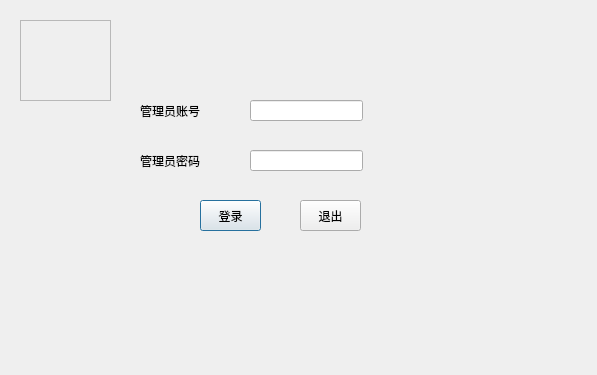
<?xml version="1.0" encoding="UTF-8"?>
<ui version="4.0">
 <class>Admin</class>
 <widget class="QDialog" name="Admin">
  <property name="geometry">
   <rect>
    <x>0</x>
    <y>0</y>
    <width>597</width>
    <height>375</height>
   </rect>
  </property>
  <property name="windowTitle">
   <string>Dialog</string>
  </property>
  <widget class="QPushButton" name="btn_Login">
   <property name="geometry">
    <rect>
     <x>200</x>
     <y>200</y>
     <width>61</width>
     <height>31</height>
    </rect>
   </property>
   <property name="text">
    <string>登录</string>
   </property>
  </widget>
  <widget class="QPushButton" name="btn_Exe">
   <property name="geometry">
    <rect>
     <x>300</x>
     <y>200</y>
     <width>61</width>
     <height>31</height>
    </rect>
   </property>
   <property name="text">
    <string>退出</string>
   </property>
  </widget>
  <widget class="QLineEdit" name="edt_User">
   <property name="geometry">
    <rect>
     <x>250</x>
     <y>100</y>
     <width>113</width>
     <height>21</height>
    </rect>
   </property>
  </widget>
  <widget class="QLineEdit" name="edt_Pss">
   <property name="geometry">
    <rect>
     <x>250</x>
     <y>150</y>
     <width>113</width>
     <height>21</height>
    </rect>
   </property>
  </widget>
  <widget class="QLabel" name="label">
   <property name="geometry">
    <rect>
     <x>140</x>
     <y>100</y>
     <width>81</width>
     <height>21</height>
    </rect>
   </property>
   <property name="text">
    <string>管理员账号</string>
   </property>
  </widget>
  <widget class="QLabel" name="label_2">
   <property name="geometry">
    <rect>
     <x>140</x>
     <y>150</y>
     <width>81</width>
     <height>21</height>
    </rect>
   </property>
   <property name="text">
    <string>管理员密码</string>
   </property>
  </widget>
  <widget class="QLabel" name="label_3">
   <property name="geometry">
    <rect>
     <x>20</x>
     <y>20</y>
     <width>91</width>
     <height>81</height>
    </rect>
   </property>
   <property name="autoFillBackground">
    <bool>false</bool>
   </property>
   <property name="styleSheet">
    <string notr="true">image: url(:/pic/seu.png);</string>
   </property>
   <property name="frameShape">
    <enum>QFrame::StyledPanel</enum>
   </property>
   <property name="text">
    <string/>
   </property>
   <property name="scaledContents">
    <bool>false</bool>
   </property>
  </widget>
 </widget>
 <resources/>
 <connections/>
</ui>
